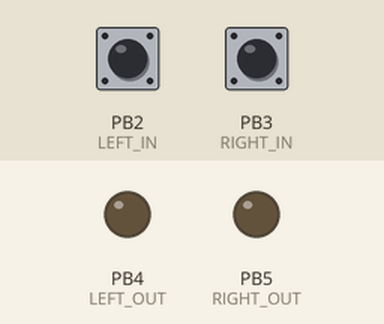
This sketch was run on a simulated ATtiny85, built with avr-gcc and run on an emulated ATtiny85. Shown: output pins drawn as LEDs (lit = HIGH). The test bench sets the inputs (shaded band); at power-on: PB2 (LEFT_IN) HIGH, PB3 (RIGHT_IN) HIGH.

Above: at 1.2 s.
1.3 s: PB2 (LEFT_IN) pulled LOW for 1 s
At 2.8 s:
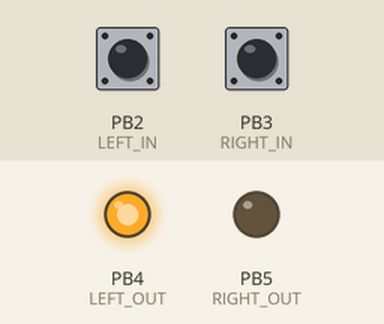
5.3 s: PB3 (RIGHT_IN) pulled LOW for 0.15 s
At 5.9 s:
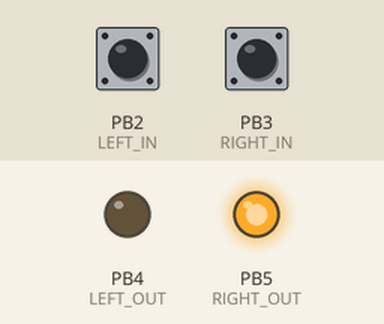
8.4 s: PB3 (RIGHT_IN) pulled LOW for 3.2 s
At 9.3 s:
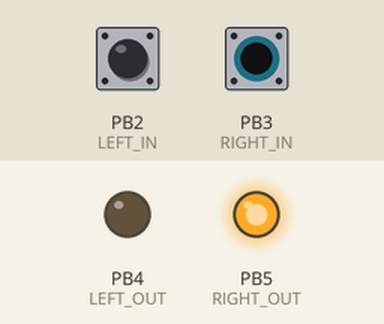
13.1 s: PB2 (LEFT_IN) pulled LOW for 1 s
15.6 s: PB3 (RIGHT_IN) pulled LOW for 1 s
At 17.3 s:
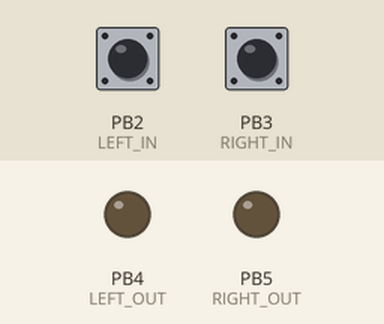
Timing chart, 0 to 18.8 s (numbered marks = the images above; inputs shaded):
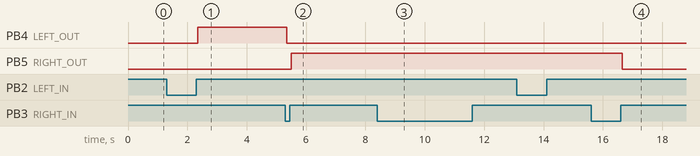

Measured:
- after the input at 1.3 s, PB4 (LEFT_OUT): LOW → HIGH after 1.0 s
- after the input at 5.3 s, PB5 (RIGHT_OUT): LOW → HIGH after 0.20 s
- after the input at 8.4 s, PB5 (RIGHT_OUT): stays HIGH (without the input it goes to LOW after 0.10 s)
- after the input at 15.6 s, PB5 (RIGHT_OUT): HIGH → LOW after 1.1 s

The sketch:

ATtiny85_turn_signals.ino
```cpp
#include "buttonHandler.h"

buttonHandler left(LEFT_IN, LEFT_OUT);
buttonHandler right(RIGHT_IN, RIGHT_OUT);

void setup() {
  pinMode(LEFT_IN, INPUT_PULLUP);
  pinMode(RIGHT_IN, INPUT_PULLUP);

  pinMode(LEFT_OUT, OUTPUT);
  pinMode(RIGHT_OUT, OUTPUT);
}

void loop() {
  if (left.tick())
  {
    right.reset();
  }

  if (right.tick())
  {
    left.reset();
  }

}
```

buttonHandler.h
```cpp
#define LEFT_IN 2
#define RIGHT_IN 3
#define LEFT_OUT 4
#define RIGHT_OUT 5

#define HOLD_TIME_MIN 100
#define HOLD_TIME_MAX 1000
#define SIGNAL_OUT_TIME 3000

class buttonHandler
{
  public:
    buttonHandler(int pin, int out);
    bool tick();
    void reset();
  private:
    unsigned long signalInTime = 0;
    unsigned long lastDebounceTime = 0;
    unsigned long debounceDelay = 50;

    int outPin;
    int readPin;
    int signalTime = 0;
    int state;
    int lastButtonState = HIGH;
    int timerEnd;

    bool isReading = false;
    bool isTimerStarted = false;
};

buttonHandler::buttonHandler(int pin, int out)
{
  outPin = out;
  readPin = pin;
}

void buttonHandler::reset()
{
  timerEnd = 0;
}

bool buttonHandler::tick()
{
  int reading = !digitalRead(readPin);

  if (reading != lastButtonState)
  {
    lastDebounceTime = millis();
  }

  if ((millis() - lastDebounceTime) > debounceDelay) {
    if (reading != state) {
      state = reading;

      if (state == HIGH && !isReading) {
        signalInTime = millis();
        isReading = true;
      }

      if (state == LOW && isReading)
      {
        isReading = false;
      }
    }
    else if (state == HIGH && isReading)
    {
      signalTime = millis() - signalInTime;
    }
  }

  lastButtonState = reading;

  if (!isReading && (signalTime >= HOLD_TIME_MIN) && (signalTime <= HOLD_TIME_MAX))
  {
    if (!isTimerStarted)
    {

      digitalWrite(outPin, HIGH);
      timerEnd = millis() + SIGNAL_OUT_TIME;
      isTimerStarted = true;
    }

    if (isTimerStarted && millis() >= timerEnd)
    {
      digitalWrite(outPin, LOW);
      signalTime = 0;
      isTimerStarted = false;
    }
  }

  return isTimerStarted;
}
```
